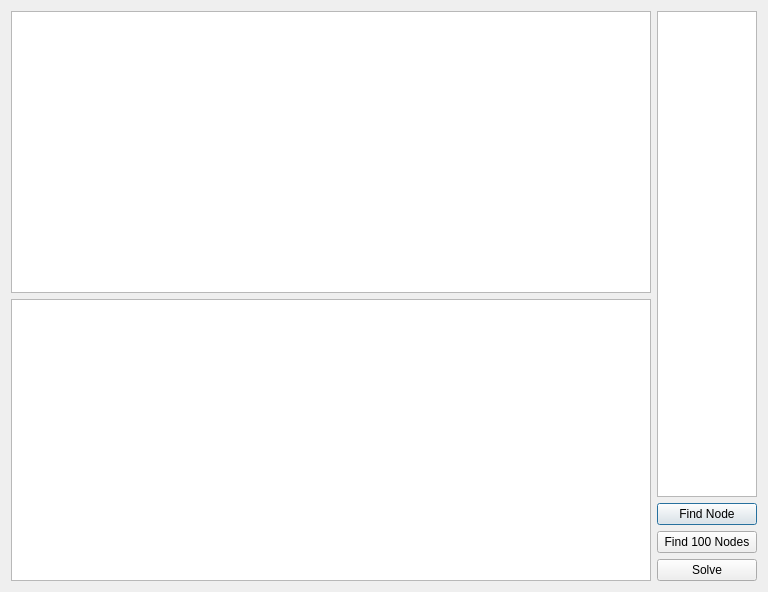
<?xml version="1.0" encoding="UTF-8"?>
<ui version="4.0">
 <class>Dialog</class>
 <widget class="QDialog" name="Dialog">
  <property name="geometry">
   <rect>
    <x>0</x>
    <y>0</y>
    <width>768</width>
    <height>592</height>
   </rect>
  </property>
  <property name="windowTitle">
   <string>Dialog</string>
  </property>
  <layout class="QHBoxLayout" name="horizontalLayout">
   <item>
    <layout class="QVBoxLayout" name="verticalLayout_2">
     <item>
      <widget class="QGraphicsView" name="searchTreeView"/>
     </item>
     <item>
      <widget class="QGraphicsView" name="graphicsView"/>
     </item>
    </layout>
   </item>
   <item>
    <layout class="QVBoxLayout" name="verticalLayout">
     <item>
      <widget class="QPlainTextEdit" name="feedback">
       <property name="sizePolicy">
        <sizepolicy hsizetype="Fixed" vsizetype="Expanding">
         <horstretch>0</horstretch>
         <verstretch>0</verstretch>
        </sizepolicy>
       </property>
       <property name="maximumSize">
        <size>
         <width>100</width>
         <height>16777215</height>
        </size>
       </property>
      </widget>
     </item>
     <item>
      <widget class="QPushButton" name="findNode">
       <property name="text">
        <string>Find Node</string>
       </property>
      </widget>
     </item>
     <item>
      <widget class="QPushButton" name="find100Nodes">
       <property name="text">
        <string>Find 100 Nodes</string>
       </property>
      </widget>
     </item>
     <item>
      <widget class="QPushButton" name="solve">
       <property name="text">
        <string>Solve</string>
       </property>
      </widget>
     </item>
    </layout>
   </item>
  </layout>
 </widget>
 <resources/>
 <connections/>
</ui>
